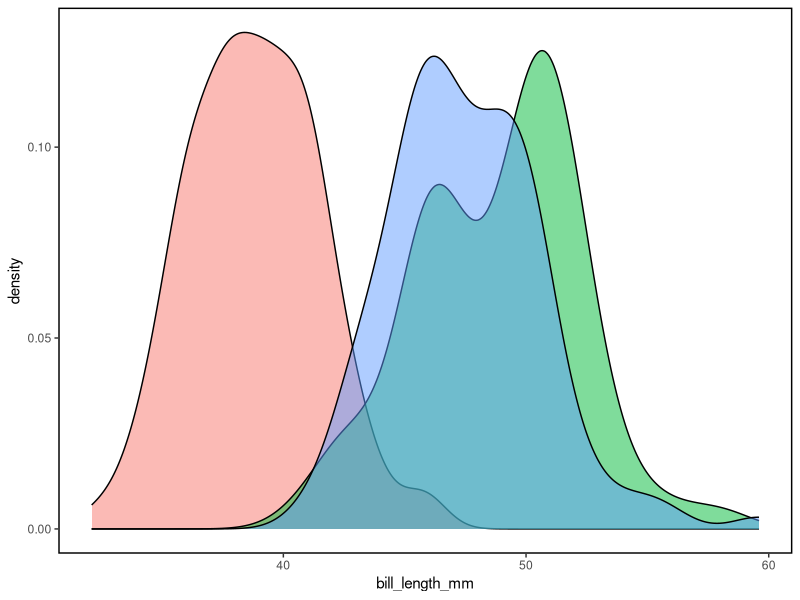
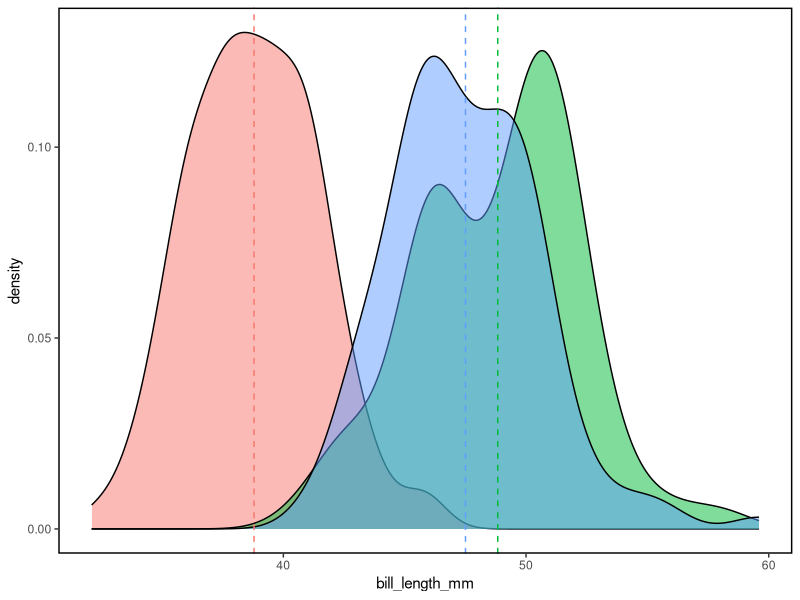
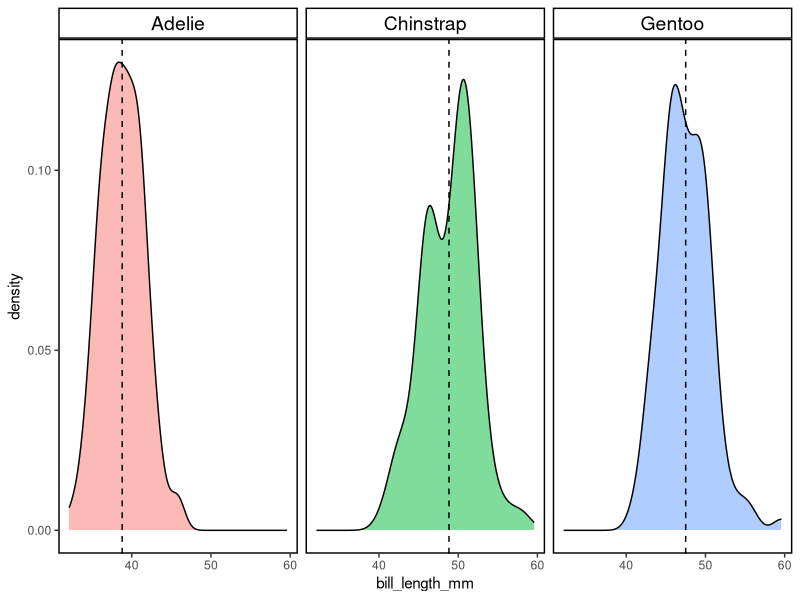
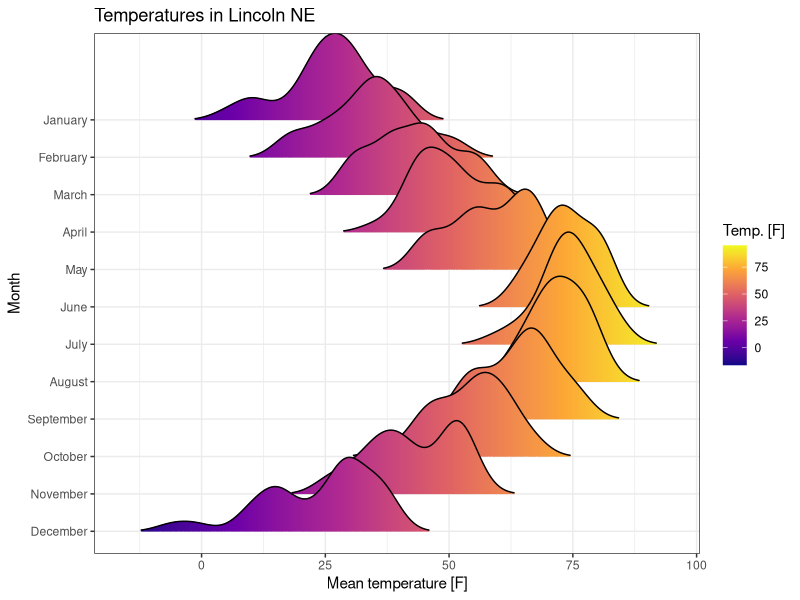
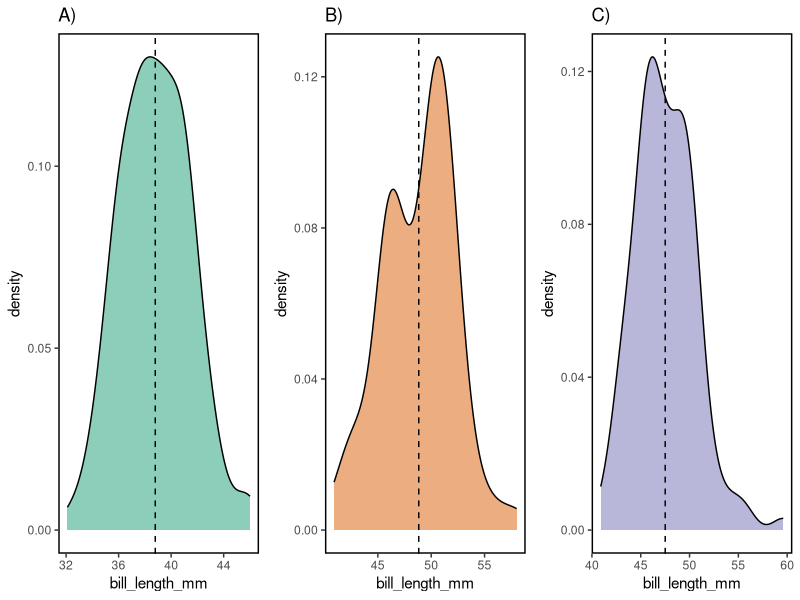

The R source for these figures, in order:



#### load libraries ####
library(ggplot2)
library(data.table)
library(gridExtra)
library(ggridges)
library(palmerpenguins)

## load penguin data (https://allisonhorst.github.io/palmerpenguins/)
data(penguins)

## convert to data.table 
setDT(penguins)

## assign three colours 
col = c("#1b9e77", "#d95f02", "#7570b3") 

#### assign theme ####
theme_penguin <- theme(legend.position = 'none',
                    panel.grid.minor = element_blank(),
                    panel.background = element_blank(), 
                    panel.border = element_rect(colour = "black", fill=NA, size = 1))


#### basic density distribution ####
ggplot(penguins) +
  geom_density(aes(bill_length_mm, 
                   fill = species), 
               alpha = 0.5) +
  theme_penguin

#### update plot 1 ####
## add vertical lines for the mean of each distribution

mean_penguin <- setDT(penguins)[, mean(bill_length_mm, na.rm = T), by = "species"]

## plot
ggplot(penguins) +
  geom_density(aes(bill_length_mm, 
                   fill = species), 
               alpha = 0.5) +
  geom_vline(data = mean_penguin, 
             aes(xintercept = V1, col = species), 
             lty = 2) +
  theme_penguin

#### update plot 2 ####
## separate plots (using facet)

## plot
ggplot(penguins) +
  geom_density(aes(bill_length_mm, 
                   fill = species), 
               alpha = 0.5) +
  geom_vline(data = mean_penguin, 
             aes(xintercept = V1), 
             lty = 2) +
  theme_penguin +
  theme(strip.background = element_rect(color = "black", 
                                        fill = "white", 
                                        size = 1),
        strip.text = element_text(size = 14, color = "black")) +
  facet_wrap(~species)

#### update plot 3 ####
## separate plots (without using facet)

## plot
gg_adelie <- ggplot(penguins[species == "Adelie"]) +
  geom_density(aes(bill_length_mm, 
                   fill = species), 
               alpha = 0.5, 
               fill = "#1b9e77") +
  geom_vline(data = mean_penguin[species == "Adelie"], 
             aes(xintercept = V1), 
             lty = 2) +
  ggtitle("A)") +
  theme_penguin
  
gg_chinstrap <- ggplot(penguins[species == "Chinstrap"]) +
  geom_density(aes(bill_length_mm, 
                   fill = species), 
               alpha = 0.5,
               fill = "#d95f02") +
  geom_vline(data = mean_penguin[species == "Chinstrap"], 
             aes(xintercept = V1), 
             lty = 2) +
  ggtitle("B)") +
  theme_penguin

gg_gentoo <- ggplot(penguins[species == "Gentoo"]) +
  geom_density(aes(bill_length_mm, 
                   fill = species), 
               alpha = 0.5,
               fill = "#7570b3") +
  geom_vline(data = mean_penguin[species == "Gentoo"], 
             aes(xintercept = V1), 
             lty = 2) +
  ggtitle("C)") +
  theme_penguin


png("figures/fig2.png", width = 3000, height = 2000, units = "px", res = 500)
gridExtra::grid.arrange(gg_adelie, 
             gg_chinstrap, 
             gg_gentoo, 
             nrow = 1,
             ncol = 3)
dev.off()


#### ggridges ####

data("lincoln_weather")

ggplot(lincoln_weather,
       aes(x = `Mean Temperature [F]`, 
           y = Month, 
           fill = stat(x))) +
  geom_density_ridges_gradient(scale = 3, 
                               size = 0.3, 
                               rel_min_height = 0.01) +
  scale_fill_viridis_c(name = "Temp. [F]", option = "C") +
  xlab("Mean temperature [F]") +
  labs(title = 'Temperatures in Lincoln NE') +
  theme_bw()
